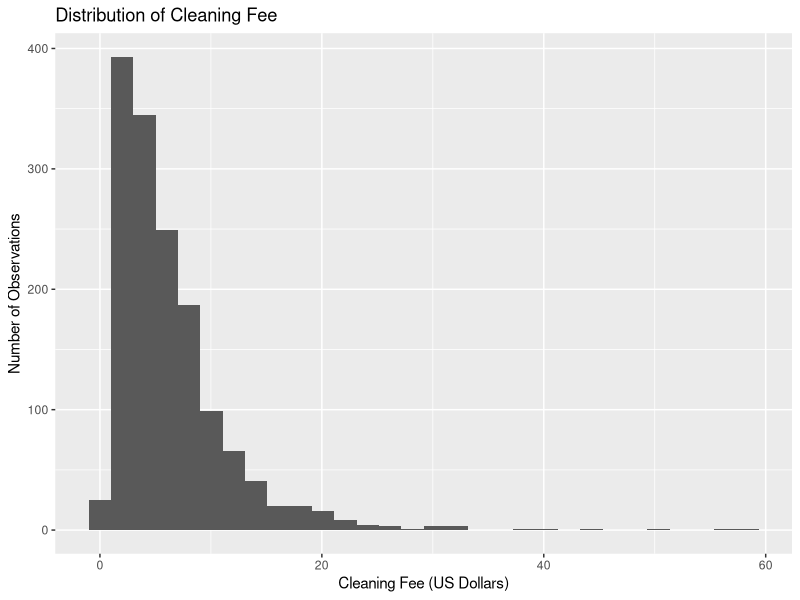
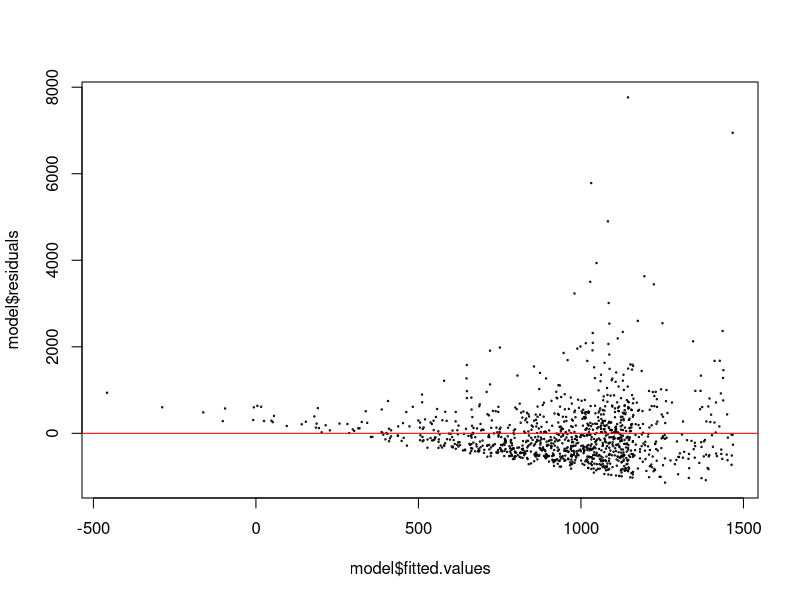
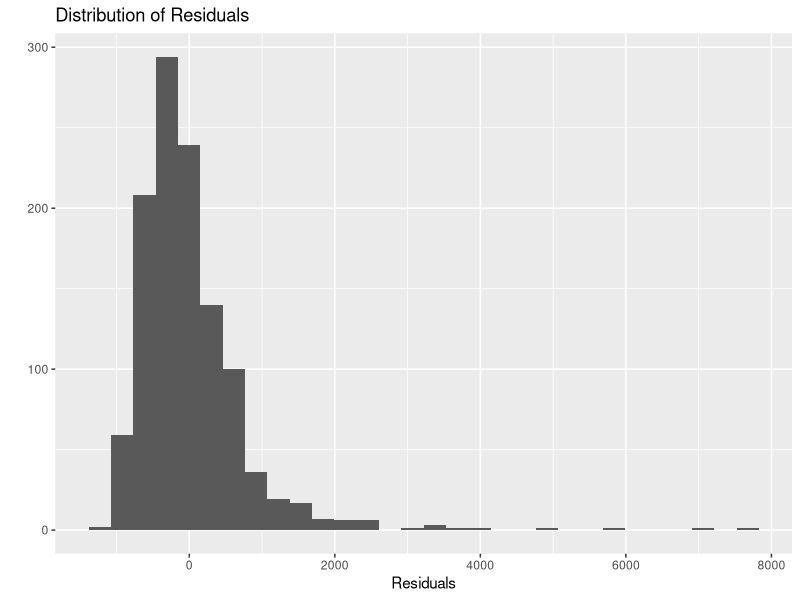

R code for these plots, in order:
## ---- chunk 1
knitr::opts_chunk$set(echo = TRUE)
## ---- chunk 2
library(tidyverse)
library(stringr)
library(knitr)
library(skimr)
library(broom)
## ---- chunk 3
airbnb <- read.csv("listings.csv")
## ---- chunk 4
airbnb <- airbnb %>% mutate(cleaning_fee = price * 0.02)
## ---- chunk 5
ggplot(data = airbnb, aes(x = cleaning_fee)) +
  geom_histogram() +
  labs(x = "Cleaning Fee (US Dollars)", y = "Number of Observations", title = "Distribution of Cleaning Fee")

airbnb %>% summarise(mean = mean(cleaning_fee),
                     median = median(cleaning_fee),
                     std_dev = sd(cleaning_fee),
                     iqr = IQR(cleaning_fee))
## ---- chunk 6
count(airbnb, neighbourhood)
## ---- chunk 7
airbnb <- airbnb %>% mutate(neigh_simp = fct_lump_n(neighbourhood, n = 3))

count(airbnb, neigh_simp)
## ---- chunk 8
count(airbnb, minimum_nights)
## ---- chunk 9
airbnb <- airbnb %>% filter(minimum_nights <= 3)
count(airbnb, minimum_nights)
## ---- chunk 10
airbnb <- airbnb %>% mutate(price_3_nights = 3 * price + cleaning_fee)
## ---- chunk 11
model <- lm(price_3_nights ~ neigh_simp + number_of_reviews + reviews_per_month, data = airbnb)
tidy(model, conf.int = TRUE) %>% 
  kable(format = "markdown", digits = 3)
## ---- chunk 12
1475.380 - 671.550 - 0.437 * 10 - 85.171 * 5.14

predic_data <- data.frame(neigh_simp = "Other", number_of_reviews = 10, reviews_per_month = 5.14)
predict(model, predic_data, interval = "confidence")
## ---- chunk 13
#residuals vs predicted 
plot(model$fitted.values, model$residuals, cex=0.2)
abline(h = 0, col = "red")
## ---- chunk 14
ggplot(data = model, aes(x = model$residuals)) + 
  geom_histogram() + 
  labs(x = "Residuals", y = "", title = "Distribution of Residuals")
